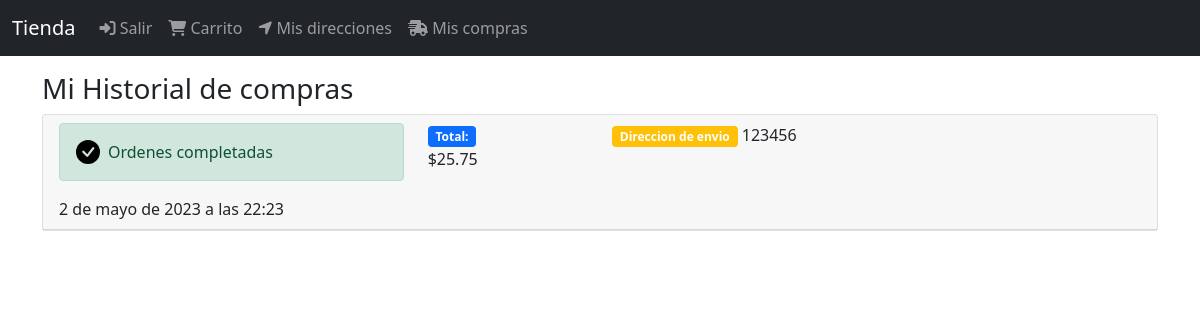
Page /orden/completados (signed in) on the earlier database version.
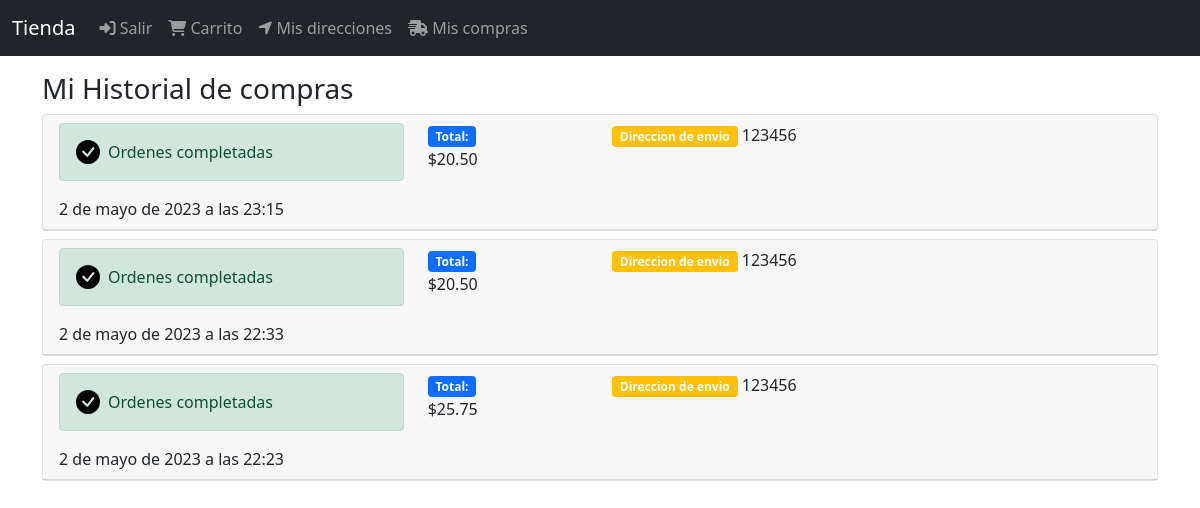
Same page on the later database version.
### orden/models.py (models this page shows, shortened)
class Orden(models.Model):
    ordenID = models.CharField(max_length=100,null=False, unique=True, blank=False)
    user = models.ForeignKey(User, on_delete=models.CASCADE)
    cart = models.ForeignKey(Cart, on_delete=models.CASCADE)
    status = models.CharField(max_length=10, choices=choices, default=OrdenStatus.CREATED )
    envio_total = models.DecimalField(max_digits=10, decimal_places=2, default=10)
    total = models.DecimalField(max_digits=10, decimal_places=2, default=0)
    created_at = models.DateTimeField(auto_now_add=True)
    direccion_envio = models.ForeignKey(DireccionEnvio, null=True , blank=False, on_delete=models.CASCADE)

### DirEnvio/models.py (models this page shows, shortened)
class DireccionEnvio(models.Model):
    user = models.ForeignKey(User,null=False,blank=False, on_delete=models.CASCADE)
    line1= models.CharField(max_length=300)
    line2= models.CharField(max_length=300,blank=True)
    city= models.CharField(max_length=100)
    state= models.CharField(max_length=100)
    country= models.CharField(max_length=50)
    reference= models.CharField(max_length=300)
    postal_code= models.CharField(max_length=10,null=False,blank=False)
    default= models.BooleanField(default=False)
    created_at= models.DateTimeField(auto_now_add=True)
    def __str__(self):
        return self.postal_code

### orden/views.py (the view)
# urls.py: path('completados', views.OrdenView.as_view(), name='completados'),
class OrdenView(LoginRequiredMixin, ListView):
        login_url = 'login'
        template_name = 'orden/ordenes.html'
        def get_queryset(self):
            return self.request.user.ordenes_completadas()

### products/templatetags/funcion_tag.py (called while the page is built)
@register.filter()
def precio_tag(value):
    return '${0:.2f}'.format(value)

### users/models.py (called while the page is built)
    def ordenes_completadas(self):
        return self.orden_set.filter(status=OrdenStatus.COMPLETED).order_by('-id')

### orden/templates/orden/ordenes.html
{% extends "base.html" %}
{% block content %}
<div class="col">
    <div class="h3">
        Mi Historial de compras
    </div>
    <div>
        {% for orden in object_list %}
        {%include 'orden/snippets/orden.html'%}
        {%endfor%}
    </div>
</div>
{%endblock%}

### templates/base.html (shortened to what this page needs)
{% load static %}
<!DOCTYPE html>
<html lang="es">
<head>
    <link href="https://cdn.jsdelivr.net/npm/bootstrap@5.0.2/dist/css/bootstrap.min.css" rel="stylesheet"
>
</head>
<body>
    {% include "navbar.html" %}
    <div class="container">
        <div class="row mt-3">
            {% block content %}
            {% endblock %}
        </div>
    </div>
</body>
</html>

### templates/navbar.html (shortened to what this page needs)
{% url 'salir' as salir %}
{% url 'cart' as cart %}
{% url 'direccion_envio' as direccion_envio %}
{% url 'completados' as completados %}
<nav class="navbar navbar-expand-lg navbar-dark bg-dark">
    <div class="container-fluid">
        <a class="navbar-brand" href="{% url 'index' %}">Tienda</a>
        <div class="collapse navbar-collapse" id="navbarNavDropdown">
            {% if user.is_authenticated%}
            <ul class="navbar-nav">
            <li class="nav-item">
                <a class="nav-link" href="{{salir}}"><span class="fas fa-sign-in-alt"></span> Salir</a>
            </li>
            </ul>
            {%endif%}
                <ul class="navbar-nav">
                    <li class="nav-item">
                        <a href="{{cart}}" class="nav-link"><span class="fa-solid fa-cart-shopping"></span> Carrito </a>
                    </li>
                </ul>
                {% if user.is_authenticated%}
                <ul class="navbar-nav">
                    <li class="nav-item">
                        <a  class="nav-link " href="{{direccion_envio}}"><span class="fas fa-location-arrow"></span> Mis direcciones </a>
                    </li>
                    <ul class="navbar-nav">
                        <li class="nav-item">
                            <a  class="nav-link " href="{{completados}}"><span class="fas fa-shipping-fast"></span> Mis compras </a>
                        </li>
                    {%endif%}
                </ul>
        </div>
    </div>
</nav>

### orden/templates/orden/snippets/orden.html
{% load funcion_tag %}
<div class="card mb-2">
    <div class="card-header">
        <div class="row">
            <div class="col-4">
                <div class="alert alert-success d-flex align-items-center" role="alert">
                    <svg class="bi flex-shrink-0 me-2"  width="24" height="24" role="img" aria-label="Success:"><use xlink:href="#check-circle-fill"/></svg>
                    <div>
                        Ordenes completadas
                    </div>
                </div>
                 <div>
                    {{orden.created_at}}
                </div>
            </div>
            <div class="col-2">
                <div class="badge bg-primary">
                    Total:
                </div>
                <div>
                    {{orden.total |precio_tag}}
                </div>
            </div>
            <div class="col-4">
                <div class="badge bg-warning">
                    Direccion de envio
                </div>
                {{orden.direccion_envio}}
            </div>
        </div>
    </div>
</div>

Differences in the rows shown:
added Orden: created_at "2 de mayo de 2023 a las 23:15", total|precio_tag "$20.50", direccion_envio "123456"
added Orden: created_at "2 de mayo de 2023 a las 22:33", total|precio_tag "$20.50", direccion_envio "123456"
